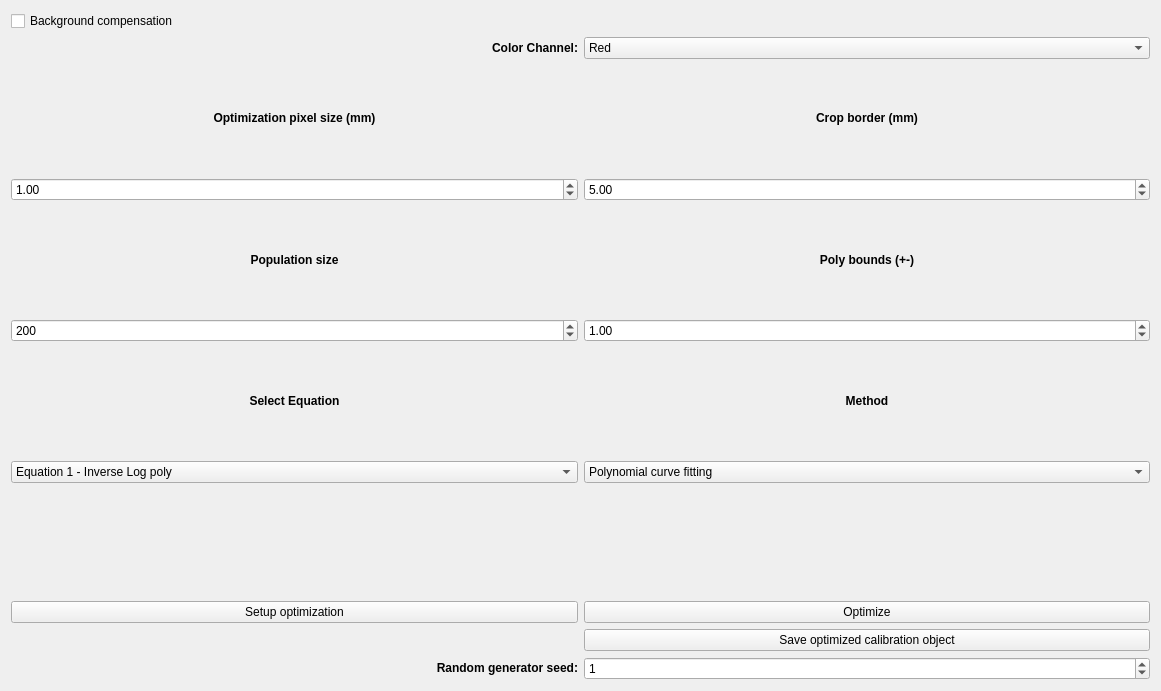
<?xml version="1.0" encoding="UTF-8"?>
<ui version="4.0">
    <class>Form</class>
    <widget class="QWidget" name="Form">
        <property name="geometry">
            <rect>
                <x>0</x>
                <y>0</y>
                <width>1161</width>
                <height>691</height>
            </rect>
        </property>
        <property name="windowTitle">
            <string>Optimization</string>
        </property>
        <layout class="QGridLayout" name="gridLayout">
            <item row="12" column="1">
                <widget class="QPushButton" name="optimize_button">
                    <property name="text">
                        <string>Optimize</string>
                    </property>
                </widget>
            </item>
            <item row="7" column="0">
                <widget class="QSpinBox" name="pop_spin">
                    <property name="maximum">
                        <number>5000</number>
                    </property>
                    <property name="value">
                        <number>200</number>
                    </property>
                </widget>
            </item>
            <item row="6" column="0">
                <widget class="QLabel" name="label_5">
                    <property name="text">
                        <string>&lt;html&gt;&lt;head/&gt;&lt;body&gt;&lt;p align=&quot;center&quot;&gt;&lt;span style=&quot;
                            font-weight:600;&quot;&gt;Population
                            size&lt;/span&gt;&lt;/p&gt;&lt;/body&gt;&lt;/html&gt;</string>
                    </property>
                </widget>
            </item>
            <item row="4" column="1">
                <widget class="QDoubleSpinBox" name="crop_border_spin">
                    <property name="singleStep">
                        <double>0.100000000000000</double>
                    </property>
                    <property name="value">
                        <double>5.000000000000000</double>
                    </property>
                </widget>
            </item>
            <item row="3" column="0">
                <widget class="QLabel" name="label_2">
                    <property name="text">
                        <string>&lt;html&gt;&lt;head/&gt;&lt;body&gt;&lt;p align=&quot;center&quot;&gt;&lt;span style=&quot;
                            font-weight:600;&quot;&gt;Optimization pixel size (mm)&lt;/span&gt;&lt;/p&gt;&lt;/body&gt;&lt;/html&gt;</string>
                    </property>
                </widget>
            </item>
            <item row="9" column="0">
                <widget class="QComboBox" name="eq_combo">
                    <item>
                        <property name="text">
                            <string>Equation 1 - Inverse Log poly</string>
                        </property>
                    </item>
                    <item>
                        <property name="text">
                            <string>Equation 2 - Inverse poly</string>
                        </property>
                    </item>
                    <item>
                        <property name="text">
                            <string>Equation 3 - Inverse arctan poly</string>
                        </property>
                    </item>
                    <item>
                        <property name="text">
                            <string>Equation 4 - 4th Degree Poly</string>
                        </property>
                    </item>
                </widget>
            </item>
            <item row="9" column="1">
                <widget class="QComboBox" name="mode_combo">
                    <item>
                        <property name="text">
                            <string>Polynomial curve fitting</string>
                        </property>
                    </item>
                    <item>
                        <property name="text">
                            <string>Lateral correction</string>
                        </property>
                    </item>
                    <item>
                        <property name="text">
                            <string>Poly fit and correction</string>
                        </property>
                    </item>
                </widget>
            </item>
            <item row="2" column="0">
                <widget class="QLabel" name="label_8">
                    <property name="text">
                        <string>&lt;html&gt;&lt;head/&gt;&lt;body&gt;&lt;p align=&quot;right&quot;&gt;&lt;span style=&quot;
                            font-weight:600;&quot;&gt;Color
                            Channel:&lt;/span&gt;&lt;/p&gt;&lt;/body&gt;&lt;/html&gt;</string>
                    </property>
                </widget>
            </item>
            <item row="12" column="0">
                <widget class="QPushButton" name="setup_button">
                    <property name="text">
                        <string>Setup optimization</string>
                    </property>
                </widget>
            </item>
            <item row="8" column="0">
                <widget class="QLabel" name="label_4">
                    <property name="text">
                        <string>&lt;html&gt;&lt;head/&gt;&lt;body&gt;&lt;p align=&quot;center&quot;&gt;&lt;span style=&quot;
                            font-weight:600;&quot;&gt;Select
                            Equation&lt;/span&gt;&lt;/p&gt;&lt;/body&gt;&lt;/html&gt;</string>
                    </property>
                </widget>
            </item>
            <item row="2" column="1">
                <widget class="QComboBox" name="color_combo">
                    <item>
                        <property name="text">
                            <string>Red</string>
                        </property>
                    </item>
                    <item>
                        <property name="text">
                            <string>Green</string>
                        </property>
                    </item>
                    <item>
                        <property name="text">
                            <string>Blue</string>
                        </property>
                    </item>
                </widget>
            </item>
            <item row="6" column="1">
                <widget class="QLabel" name="label_6">
                    <property name="text">
                        <string>&lt;html&gt;&lt;head/&gt;&lt;body&gt;&lt;p align=&quot;center&quot;&gt;&lt;span style=&quot;
                            font-weight:600;&quot;&gt;Poly bounds
                            (+-)&lt;/span&gt;&lt;/p&gt;&lt;/body&gt;&lt;/html&gt;</string>
                    </property>
                </widget>
            </item>
            <item row="4" column="0">
                <widget class="QDoubleSpinBox" name="pixel_size_spin">
                    <property name="value">
                        <double>1.000000000000000</double>
                    </property>
                </widget>
            </item>
            <item row="3" column="1">
                <widget class="QLabel" name="label">
                    <property name="text">
                        <string>&lt;html&gt;&lt;head/&gt;&lt;body&gt;&lt;p align=&quot;center&quot;&gt;&lt;span style=&quot;
                            font-weight:600;&quot;&gt;Crop border
                            (mm)&lt;/span&gt;&lt;/p&gt;&lt;/body&gt;&lt;/html&gt;</string>
                    </property>
                </widget>
            </item>
            <item row="7" column="1">
                <widget class="QDoubleSpinBox" name="poly_range_spin">
                    <property name="maximum">
                        <double>1000000.000000000000000</double>
                    </property>
                    <property name="value">
                        <double>1.000000000000000</double>
                    </property>
                </widget>
            </item>
            <item row="8" column="1">
                <widget class="QLabel" name="label_3">
                    <property name="text">
                        <string>&lt;html&gt;&lt;head/&gt;&lt;body&gt;&lt;p align=&quot;center&quot;&gt;&lt;span style=&quot;
                            font-weight:600;&quot;&gt;Method&lt;/span&gt;&lt;/p&gt;&lt;/body&gt;&lt;/html&gt;</string>
                    </property>
                </widget>
            </item>
            <item row="13" column="1">
                <widget class="QPushButton" name="save_cal">
                    <property name="text">
                        <string>Save optimized calibration object</string>
                    </property>
                </widget>
            </item>
            <item row="14" column="0">
                <widget class="QLabel" name="label_7">
                    <property name="text">
                        <string>&lt;html&gt;&lt;head/&gt;&lt;body&gt;&lt;p align=&quot;right&quot;&gt;&lt;span style=&quot;
                            font-weight:600;&quot;&gt;Random generator seed:&lt;/span&gt;&lt;/p&gt;&lt;/body&gt;&lt;/html&gt;</string>
                    </property>
                </widget>
            </item>
            <item row="14" column="1">
                <widget class="QSpinBox" name="seed_spin">
                    <property name="value">
                        <number>1</number>
                    </property>
                </widget>
            </item>
            <item row="10" column="1">
                <widget class="QWidget" name="image_widget" native="true"/>
            </item>
            <item row="10" column="0">
                <widget class="QWidget" name="ref_widget" native="true"/>
            </item>
            <item row="1" column="0">
                <widget class="QCheckBox" name="bg_checkBox">
                    <property name="text">
                        <string>Background compensation</string>
                    </property>
                    <property name="checked">
                        <bool>false</bool>
                    </property>
                </widget>
            </item>
        </layout>
    </widget>
    <resources/>
    <connections/>
</ui>
